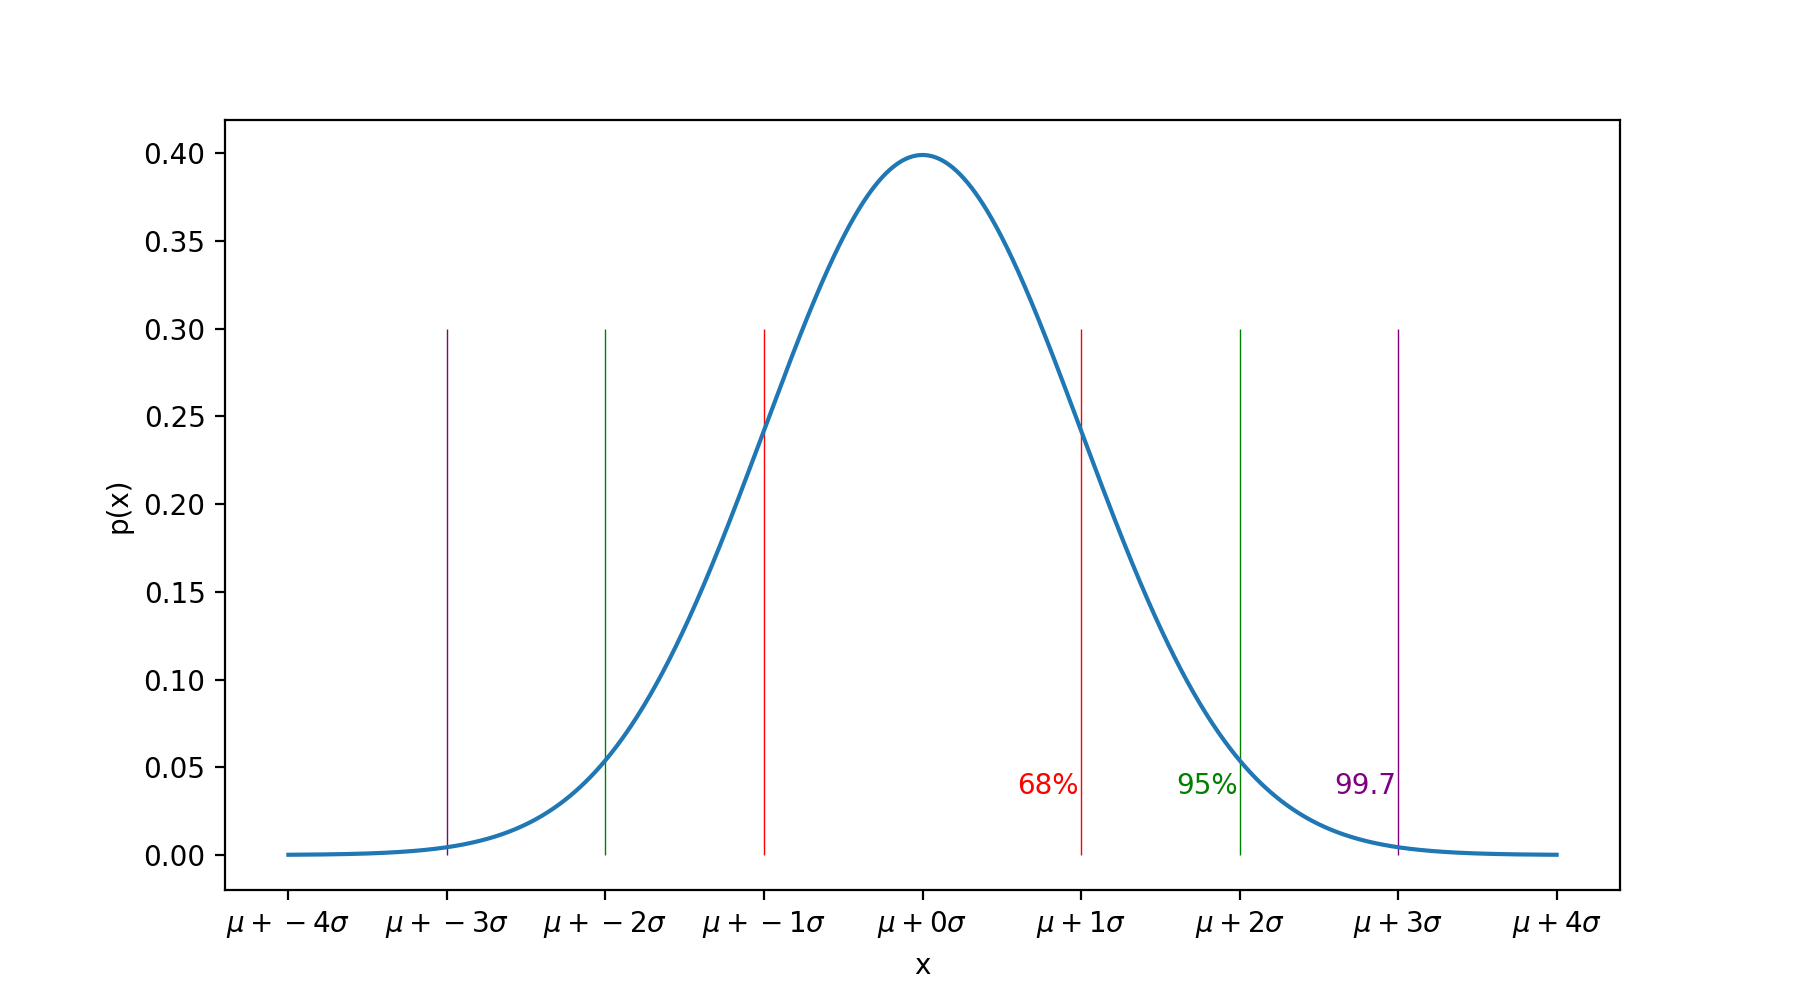

This chart was generated by the following Python code:
import numpy as np
import matplotlib.pyplot as plt
import scipy.stats as ss

x = np.linspace(-4, 4, 1000)
y = ss.norm.pdf(x)

fig, ax = plt.subplots(1, 1, figsize=(9, 5), dpi=200)
ax.plot(x, y)
ax.set_xlabel('x')
ax.set_ylabel('p(x)')
ax.xaxis.set_major_formatter('$\mu+{x:.0f}\sigma$')

colors = ['r','g','purple']
labels = ['68%', '95%', '99.7']

for i in range(3):
    x = i + 1
    c = colors[i]
    ax.vlines(x, 0, 0.3, c, linewidth=0.5)
    ax.vlines(-x, 0, 0.3, c, linewidth=0.5)
    ax.text(x - 0.4, 0.035, labels[i], color=c)
 
fig.savefig('norm_pdf.png')